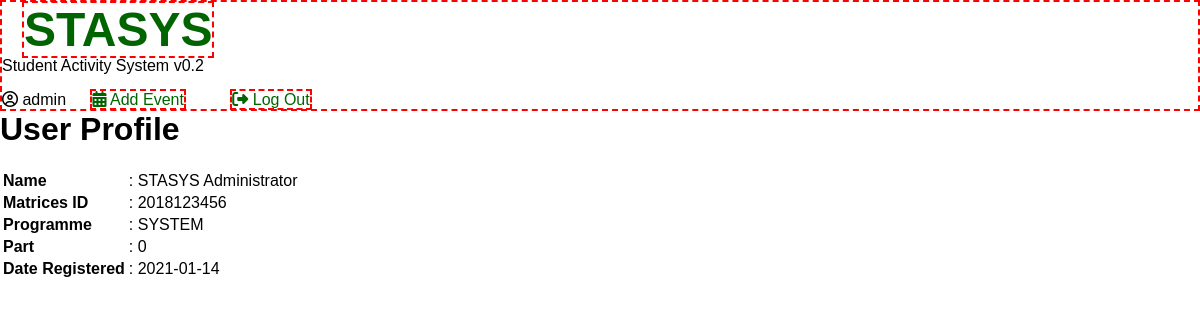
Before: /user.php (signed in) with the older database file.
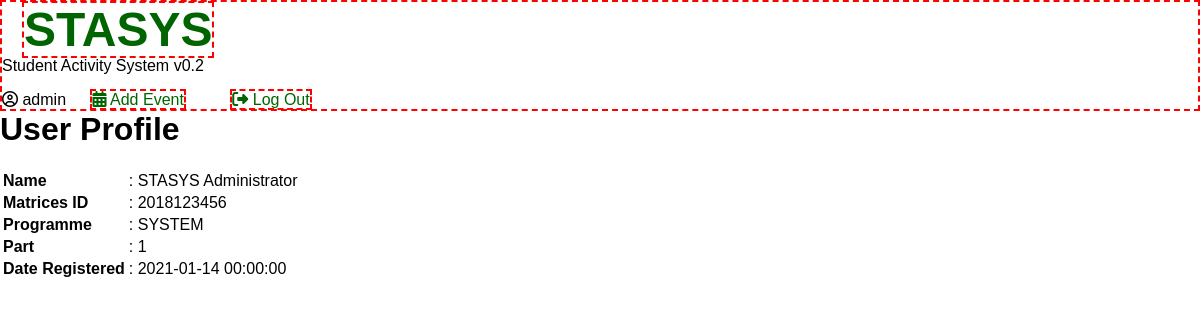
After: the same page with the newer database file.
### tables this page shows
CREATE TABLE `user` (
  `id` int(5) NOT NULL,
  `un` varchar(50) NOT NULL,
  `pw` varchar(50) NOT NULL,
  `mat_id` varchar(10) NOT NULL,
  `name` varchar(50) NOT NULL,
  `prog` varchar(10) NOT NULL,
  `part` int(2) NOT NULL,
  `created` timestamp NULL DEFAULT current_timestamp(),
  `access_lvl` int(1) NOT NULL DEFAULT 3
);

### user.php (the view, shortened to what this page needs)
<?php
	include("config.php");
	$query_user = $conn->query("SELECT * FROM user WHERE id ='".$_SESSION['id']."'");
	$rowuser = $query_user->fetch_assoc();
?>
<html>
	<head>
		<link rel="stylesheet" type="text/css" href="./styles.css"/>
	</head>
	<body>
		<nav class="vis">
			<a class="title vis" href="home.php">STASYS</a>
			<p>Student Activity System v0.2</p>
			<i class="fa fa-user-circle-o" aria-hidden="true"></i> <?php echo $rowuser['un']; ?>
			<a class="vis" href="event_add.php"><i class="fa fa-calendar" aria-hidden="true"></i> Add Event</a>
			<a class="vis" href="logout.php"><i class="fa fa-sign-out" aria-hidden="true"></i> Log Out</a>
		</nav>
		<div class="box-base">
			<h1>User Profile</h1>
			<table>
				<tr><td><b>Name</b></td><td>: <?php echo $rowuser['name']; ?></td></tr>
				<tr><td><b>Matrices ID</b></td><td>: <?php echo $rowuser['mat_id']; ?></td></tr>
				<tr><td><b>Programme</b></td><td>: <?php echo $rowuser['prog']; ?></td></tr>
				<tr><td><b>Part</b></td><td>: <?php echo $rowuser['part']; ?></td></tr>
				<tr><td><b>Date Registered</b></td><td>: <?php echo $rowuser['created']; ?></td></tr>
			</table>
		</div>
	</body>
</html>

Changed rows visible on the page:
changed user "admin": part "0" → "1"; created "2021-01-14" → "2021-01-14 00:00:00"
